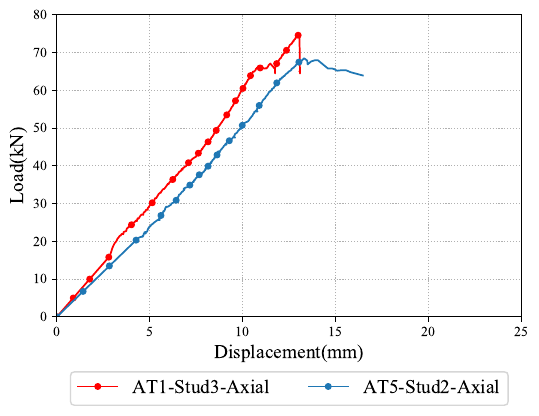

Recreate this plot in Python.
import matplotlib.pyplot as plt
import pandas as pd

plt.rcParams["font.family"] = "sans-serif"
plt.rcParams["font.sans-serif"] = "times new roman"
plt.rcParams['lines.linewidth'] = 1.25
plt.rcParams['axes.xmargin'] = 0
plt.rcParams['axes.ymargin'] = 0
plt.rcParams['axes.autolimit_mode'] = 'round_numbers'

at1 = pd.read_csv('at1-r5.csv')
at5 = pd.read_csv('at5-r1.csv')


ax = plt.axes()        
ax.yaxis.grid(True, linestyle=':') # horiat5ontal lines
ax.xaxis.grid(True, linestyle=':') # vertical lines
ax.set_xlim([0,25])
ax.set_ylim([0,80])
plt.plot(at1['Stud3_Axial'],at1['Load in kN'], label="AT1-Stud3-Axial", color='red', markevery=25, ms=4, marker='o')
plt.plot(at5['Stud2_Axial'],at5['Load in kN'], label="AT5-Stud2-Axial", color='C0', markevery=25, ms=4, marker='o')
#plt.title('AT1 - Load vs Axial Displacement')
plt.xlabel('Displacement(mm)', fontsize=14)
plt.ylabel('Load(kN)', fontsize=14)
plt.legend(fontsize=14, loc=9, bbox_to_anchor=(0.5, -0.15), ncol=2)
plt.gcf()
plt.savefig('AT1-AT5-comparison.pdf', bbox_inches='tight')
plt.show()

#ax = plt.axes()        
#ax.yaxis.grid(True, linestyle=':') # horiat5ontal lines
#ax.xaxis.grid(True, linestyle=':') # vertical lines
#plt.plot(at5['Stud2_Top'],at5['Load in kN'], label="Stud2-Top", color='red', markevery=25, ms=4, marker='o')
#plt.plot(at5['Stud2_Mid'],at5['Load in kN'], label="Stud2-Mid", color='C0', markevery=25, ms=4, marker='v')
#plt.plot(at5['Stud2_Bottom'],at5['Load in kN'], label="Stud2-Bottom", color='C1', markevery=25, ms=4, marker='s')
#plt.plot(at5['Stud3_Top'],at5['Load in kN'], label="Stud3-Top", color='C2', markevery=25, ms=4, marker='d')
#plt.plot(at5['Stud3_Mid'],at5['Load in kN'], label="Stud3-Mid", color='C4', markevery=25, ms=4, marker='x')
#plt.plot(at5['Stud3_Bottom'],at5['Load in kN'], label="Stud3-Bottom", color='C6', markevery=25, ms=4, marker='p')
##plt.title('AT1 - Load vs Lateral Deflection')
#plt.xlabel('Displacement(mm)')
#plt.ylabel('Load(kN)')
#plt.legend(fontsiat5e=12, loc=9, bbox_to_anchor=(0.5, -0.15), ncol=2)
#plt.gcf()
#plt.savefig('AT1-Load-Lateral.pdf', bbox_inches='tight')
#plt.show()
